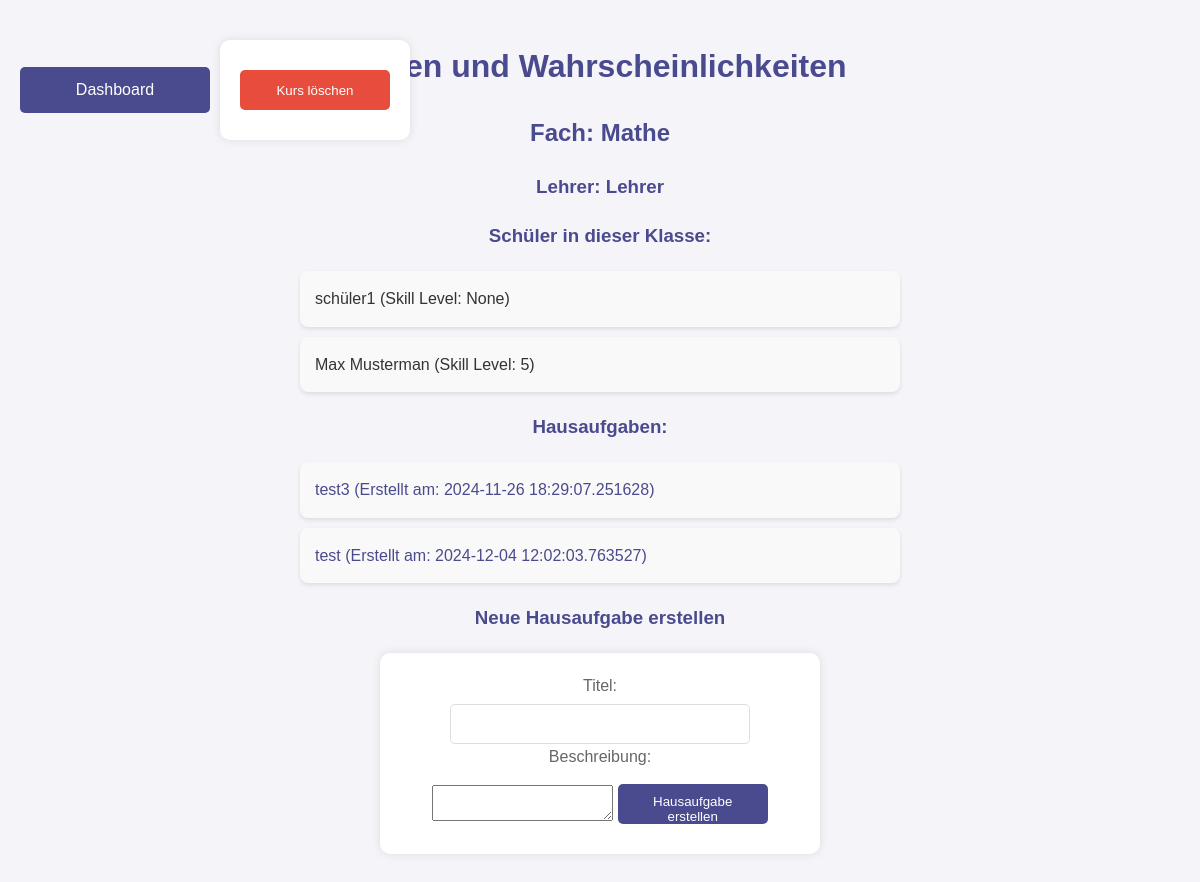
Page /class_details_teacher/4/1 on the earlier database version.
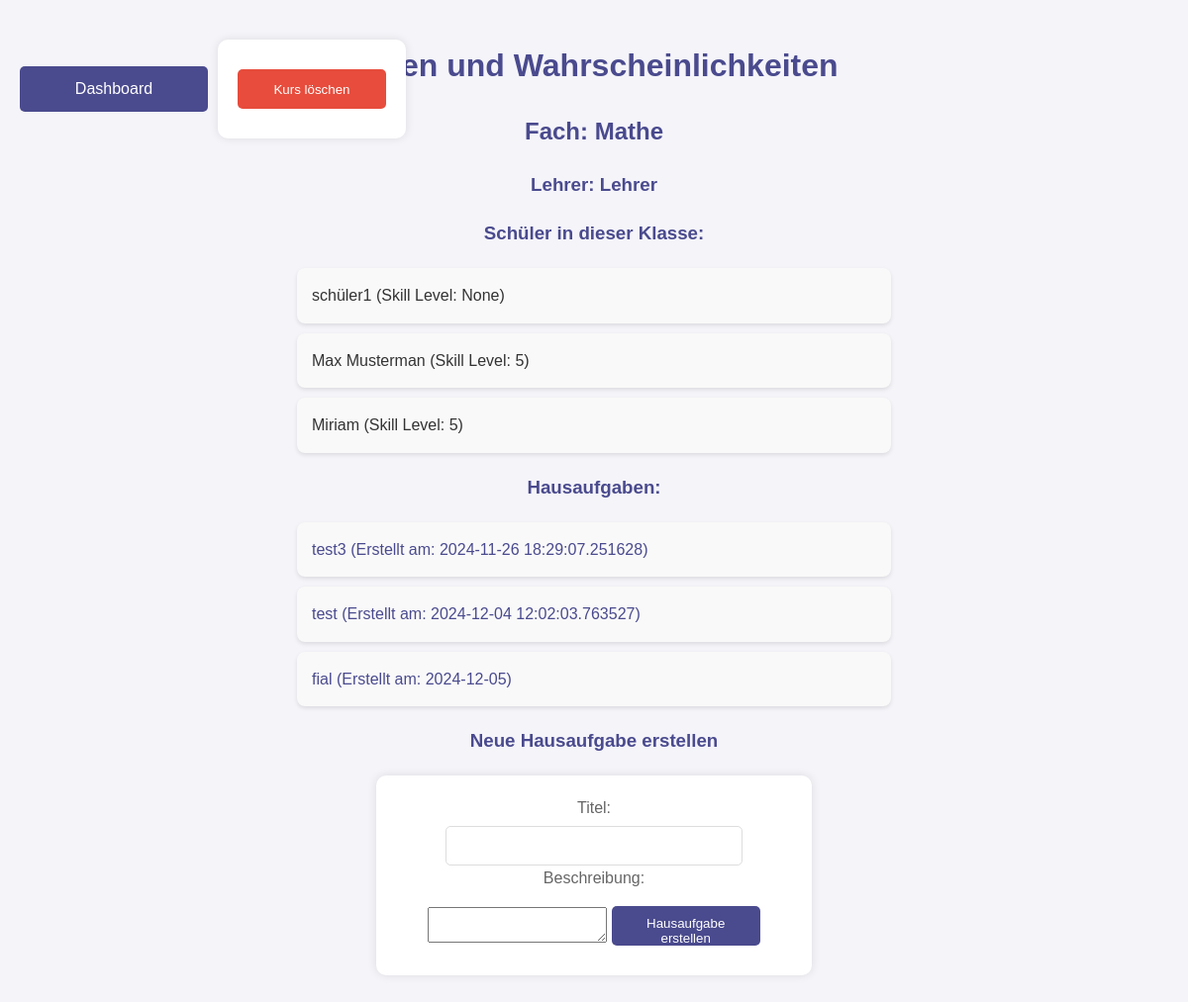
Same page on the later database version.
### tables this page shows
CREATE TABLE Classes (
    id INTEGER PRIMARY KEY AUTOINCREMENT,
    class_name TEXT NOT NULL,
    subject TEXT NOT NULL,
    teacher_id INTEGER, grade_level INTEGER CHECK (grade_level BETWEEN 1 AND 13),
    FOREIGN KEY (teacher_id) REFERENCES Teachers(id)
);

CREATE TABLE Teachers (
    id INTEGER PRIMARY KEY AUTOINCREMENT,
    name TEXT NOT NULL,
    email TEXT UNIQUE NOT NULL,
    password TEXT NOT NULL
);

CREATE TABLE "Participants" (
    id INTEGER PRIMARY KEY AUTOINCREMENT,
    name TEXT NOT NULL,
    email TEXT UNIQUE NOT NULL,
    password TEXT NOT NULL,
    skill_level INTEGER DEFAULT 5 CHECK (skill_level BETWEEN 1 AND 10)
);

CREATE TABLE Homework (
    id INTEGER PRIMARY KEY AUTOINCREMENT,
    class_id INTEGER,
    description TEXT NOT NULL,
    date_created TIMESTAMP DEFAULT CURRENT_TIMESTAMP, title TEXT NOT NULL DEFAULT 'Untitled Homework',
    FOREIGN KEY (class_id) REFERENCES Classes(id)
);

### app.py (the view)
@app.route('/class_details_teacher/<int:class_id>/<int:teacher_id>')
def class_details_teacher(class_id, teacher_id):
    conn = get_db_connection()
    class_info = conn.execute(
        'SELECT Classes.id, Classes.class_name, Classes.subject, Teachers.name AS teacher_name '
        'FROM Classes '
        'JOIN Teachers ON Classes.teacher_id = Teachers.id '
        'WHERE Classes.id = ? AND teacher_id = ?',
        (class_id, teacher_id)
    ).fetchone()
    if not class_info:
        conn.close()
        return "Fehler: Klasse existiert nicht oder Berechtigungen fehlen.", 404
    students = conn.execute(
        'SELECT Participants.name, Participants.skill_level '
        'FROM Participants '
        'JOIN ClassMembers ON Participants.id = ClassMembers.student_id '
        'WHERE ClassMembers.class_id = ?', (class_id,)
    ).fetchall()
    homework_list = conn.execute(
        'SELECT id, description, date_created FROM Homework WHERE class_id = ?',
        (class_id,)
    ).fetchall()
    conn.close()
    return render_template(
        'class_details_teacher.html',
        class_info=class_info,
        students=students,
        teacher_id=teacher_id,
        homework_list=homework_list
    )

### app.py (called while the page is built)
def get_db_connection():
    conn = sqlite3.connect('ahg/database.db')
    conn.row_factory = sqlite3.Row
    return conn

### templates/class_details_teacher.html (shortened to what this page needs)
<!DOCTYPE html>
<html lang="de">
<head>
    <link rel="stylesheet" href="{{ url_for('static', filename='styles.css') }}">
</head>
<body>
    <div class="top-buttons" style="display: flex; justify-content: space-between; align-items: center;">
        <a href="/teacher_dashboard" class="button">Dashboard</a>
        <form action="/delete_class" method="post" onsubmit="return confirm('Möchten Sie diesen Kurs wirklich löschen? Alle zugehörigen Daten werden entfernt.')">
            <button type="submit" class="submit-button danger no-background">Kurs löschen</button>
        </form>
    </div>
    <h1>{{ class_info['class_name'] }}</h1>
    <h2>Fach: {{ class_info['subject'] }}</h2>
    <h3>Lehrer: {{ class_info['teacher_name'] }}</h3>
    <h3>Schüler in dieser Klasse:</h3>
    <ul class="student-list">
        {% for student in students %}
            <li>{{ student['name'] }} (Skill Level: {{ student['skill_level'] }})</li>
        {% endfor %}
    </ul>
    <h3>Hausaufgaben:</h3>
    <ul class="class-list">
        {% for homework in homework_list %}
            <li>
                <a href="{{ url_for('view_homework_teacher', homework_id=homework['id'], class_id=class_info['id'], teacher_id=teacher_id) }}">
                    {{ homework['description'] }} (Erstellt am: {{ homework['date_created'] }})
                </a>
            </li>
        {% endfor %}
    </ul>
    <h3>Neue Hausaufgabe erstellen</h3>
    <form action="/create_homework" method="post">
        <label for="title">Titel:</label>
        <input type="text" id="title" name="title" required>
        <label for="description">Beschreibung:</label>
        <textarea id="description" name="description" required></textarea>
        <button type="submit">Hausaufgabe erstellen</button>
    </form>
</body>
</html>

### static/styles.css (style rules this page uses)
body { font-family: 'Arial', sans-serif; background-color: #f4f4f9; color: #333; margin: 0; padding: 20px; line-height: 1.6; }
h1, h2, h3 { color: #4a4a8e; text-align: center; }
.button, button, .back-button { background-color: #4a4a8e; color: white; border: none; padding: 10px 20px; margin: 10px 0; border-radius: 5px; cursor: pointer; transition: background-color 0.3s ease; text-decoration: none; display: block; text-align: center; width: 150px; margin-left: auto; margin-right: auto; }
.top-buttons { position: absolute; top: 20px; left: 20px; display: flex; gap: 10px; }
ul.class-list, ul.student-list { list-style-type: none; padding: 0; max-width: 600px; margin: 20px auto; }
ul.class-list li, ul.student-list li { background-color: #f9f9f9; margin: 10px 0; padding: 15px; border-radius: 8px; box-shadow: 0 2px 4px rgba(0, 0, 0, 0.1); transition: transform 0.2s; }
form { background-color: #fff; padding: 20px; border-radius: 10px; box-shadow: 0 0 10px rgba(0, 0, 0, 0.1); max-width: 400px; margin: 20px auto; }
label { display: block; margin-bottom: 5px; color: #666; }
input[type="text"], input[type="email"], input[type="password"], input[type="number"] { width: calc(100% - 20px); padding: 10px; margin-bottom: 20px; border: 1px solid #ddd; border-radius: 5px; text-align: center; }
a { text-decoration: none; color: #4a4a8e; }
input[type="text"] { width: 300px; padding: 10px; margin: 0; border: 1px solid #ddd; border-radius: 5px; height: 40px; box-sizing: border-box; }
button[type="submit"] { background-color: #4a4a8e; color: white; border: none; height: 40px; margin: 0; padding: 10px 20px; border-radius: 5px; cursor: pointer; transition: background-color 0.3s ease; margin-left: 10px; }
form { background-color: #fff; padding: 20px; border-radius: 10px; box-shadow: 0 0 10px rgba(0, 0, 0, 0.1); max-width: 400px; margin: 20px auto; text-align: center; }
.submit-button, button[type="submit"] { background-color: #4a4a8e; color: white; border: none; padding: 10px 20px; border-radius: 5px; cursor: pointer; transition: background-color 0.3s ease; display: inline-block; text-align: center; margin: 10px 0; }
.submit-button.danger { background-color: #e74c3c; color: white; }

Differences in the rows shown:
added Participants: name "Miriam", skill_level "5"
added Homework: description "fial", date_created "2024-12-05"
